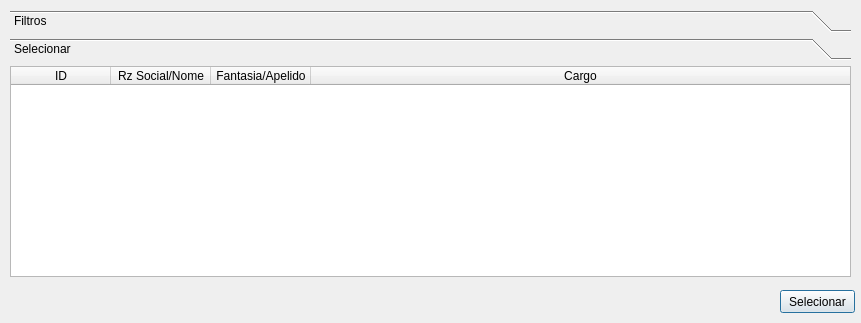
<?xml version="1.0" encoding="UTF-8"?>
<ui version="4.0">
 <class>Dialog_selecionafuncionario</class>
 <widget class="QDialog" name="Dialog_selecionafuncionario">
  <property name="geometry">
   <rect>
    <x>0</x>
    <y>0</y>
    <width>861</width>
    <height>323</height>
   </rect>
  </property>
  <property name="windowTitle">
   <string>Dialog</string>
  </property>
  <widget class="QPushButton" name="pushButton_selecionar">
   <property name="geometry">
    <rect>
     <x>780</x>
     <y>290</y>
     <width>75</width>
     <height>23</height>
    </rect>
   </property>
   <property name="text">
    <string>Selecionar</string>
   </property>
  </widget>
  <widget class="QToolBox" name="toolBox">
   <property name="geometry">
    <rect>
     <x>10</x>
     <y>10</y>
     <width>841</width>
     <height>271</height>
    </rect>
   </property>
   <property name="frameShadow">
    <enum>QFrame::Plain</enum>
   </property>
   <property name="currentIndex">
    <number>1</number>
   </property>
   <widget class="QWidget" name="page_2">
    <property name="geometry">
     <rect>
      <x>0</x>
      <y>0</y>
      <width>841</width>
      <height>217</height>
     </rect>
    </property>
    <attribute name="label">
     <string>Filtros</string>
    </attribute>
    <widget class="QLineEdit" name="lineEdit_filtrar">
     <property name="geometry">
      <rect>
       <x>60</x>
       <y>0</y>
       <width>391</width>
       <height>20</height>
      </rect>
     </property>
    </widget>
    <widget class="QPushButton" name="pushButton">
     <property name="geometry">
      <rect>
       <x>460</x>
       <y>0</y>
       <width>75</width>
       <height>23</height>
      </rect>
     </property>
     <property name="text">
      <string>PushButton</string>
     </property>
    </widget>
    <widget class="QGroupBox" name="groupBox">
     <property name="geometry">
      <rect>
       <x>10</x>
       <y>20</y>
       <width>221</width>
       <height>71</height>
      </rect>
     </property>
     <property name="title">
      <string>Tipo</string>
     </property>
     <widget class="QFrame" name="frame">
      <property name="geometry">
       <rect>
        <x>10</x>
        <y>20</y>
        <width>201</width>
        <height>41</height>
       </rect>
      </property>
      <property name="frameShape">
       <enum>QFrame::StyledPanel</enum>
      </property>
      <property name="frameShadow">
       <enum>QFrame::Raised</enum>
      </property>
      <widget class="QRadioButton" name="radioButton">
       <property name="geometry">
        <rect>
         <x>10</x>
         <y>10</y>
         <width>82</width>
         <height>17</height>
        </rect>
       </property>
       <property name="text">
        <string>Fornecedor</string>
       </property>
      </widget>
      <widget class="QRadioButton" name="radioButton_2">
       <property name="geometry">
        <rect>
         <x>100</x>
         <y>10</y>
         <width>82</width>
         <height>17</height>
        </rect>
       </property>
       <property name="text">
        <string>Funcionário</string>
       </property>
      </widget>
     </widget>
    </widget>
   </widget>
   <widget class="QWidget" name="page_3">
    <attribute name="label">
     <string>Selecionar</string>
    </attribute>
    <widget class="QTableWidget" name="tableWidget_listafuncionario">
     <property name="geometry">
      <rect>
       <x>0</x>
       <y>0</y>
       <width>841</width>
       <height>211</height>
      </rect>
     </property>
     <property name="editTriggers">
      <set>QAbstractItemView::NoEditTriggers</set>
     </property>
     <property name="alternatingRowColors">
      <bool>true</bool>
     </property>
     <property name="selectionMode">
      <enum>QAbstractItemView::SingleSelection</enum>
     </property>
     <property name="selectionBehavior">
      <enum>QAbstractItemView::SelectRows</enum>
     </property>
     <property name="gridStyle">
      <enum>Qt::DashLine</enum>
     </property>
     <property name="sortingEnabled">
      <bool>true</bool>
     </property>
     <attribute name="horizontalHeaderShowSortIndicator" stdset="0">
      <bool>true</bool>
     </attribute>
     <attribute name="horizontalHeaderStretchLastSection">
      <bool>true</bool>
     </attribute>
     <attribute name="verticalHeaderVisible">
      <bool>false</bool>
     </attribute>
     <column>
      <property name="text">
       <string>ID</string>
      </property>
     </column>
     <column>
      <property name="text">
       <string>Rz Social/Nome</string>
      </property>
     </column>
     <column>
      <property name="text">
       <string>Fantasia/Apelido</string>
      </property>
     </column>
     <column>
      <property name="text">
       <string>Cargo</string>
      </property>
     </column>
    </widget>
   </widget>
  </widget>
 </widget>
 <resources/>
 <connections/>
</ui>
